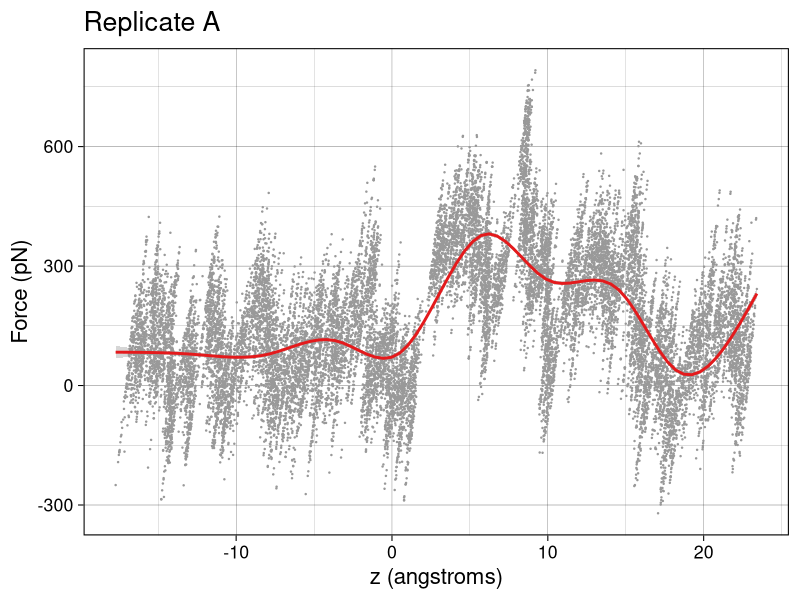
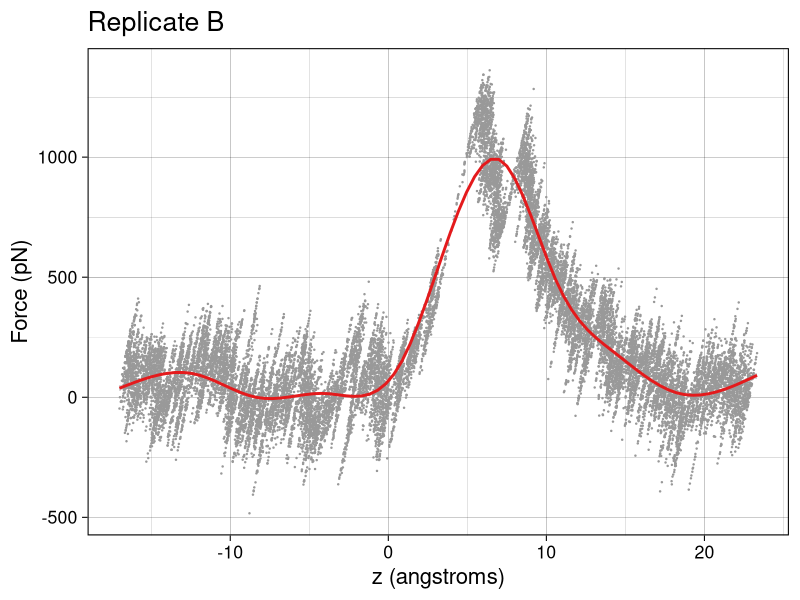
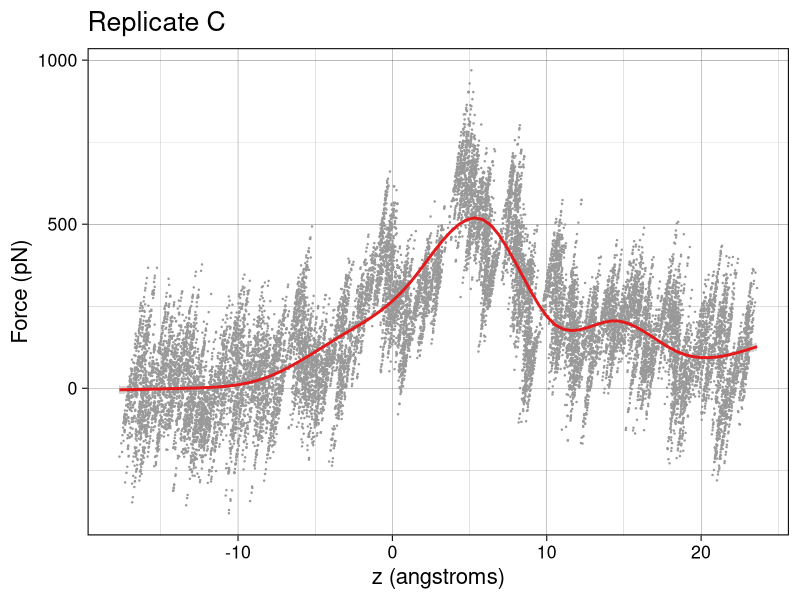
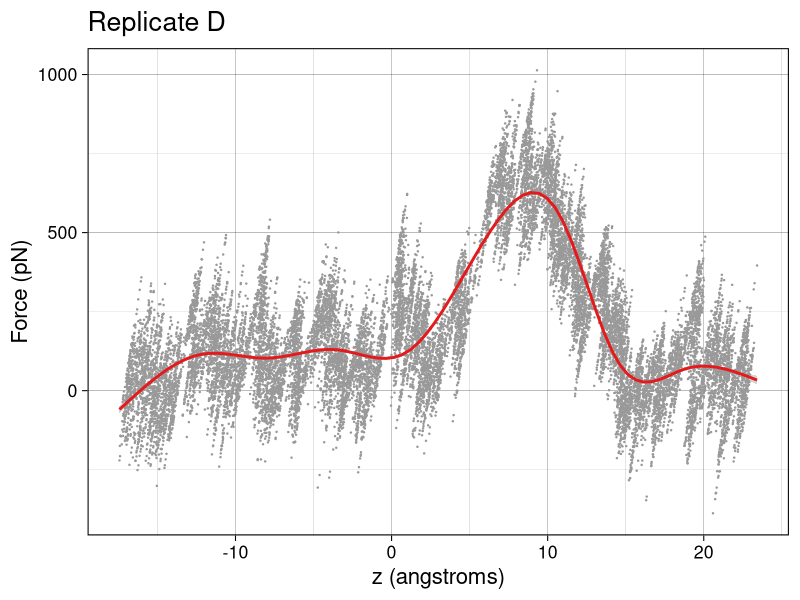
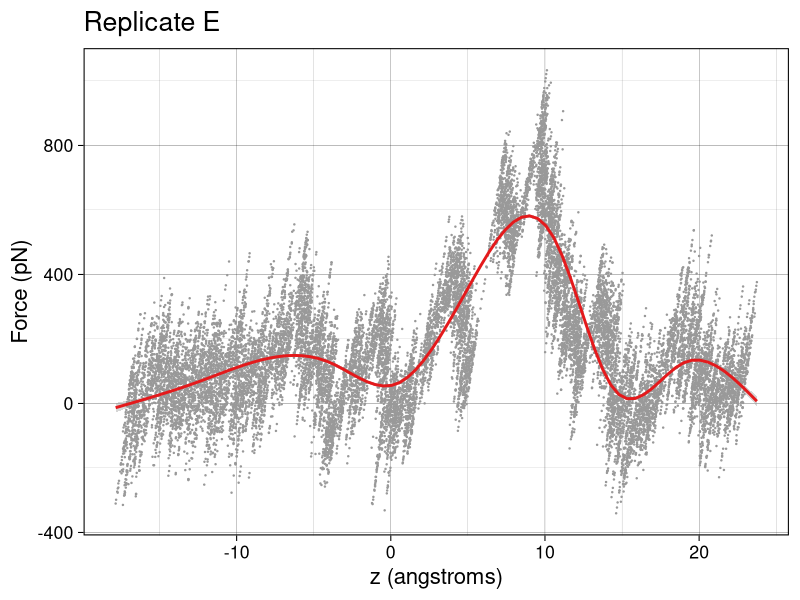

Here is the R script that generated these plots, in order:
library(ggplot2)

force.a <- read.delim("a.FvP.dat", sep=" ")
time.a <- read.delim("a.TvP.dat", sep=" ")
colnames(force.a) <- c("z", "Force")
colnames(time.a) <- c("Time", "z")

force.b <- read.delim("b.FvP.dat", sep=" ")
time.b <- read.delim("b.TvP.dat", sep=" ")
colnames(force.b) <- c("z", "Force")
colnames(time.b) <- c("Time", "z")

force.c <- read.delim("c.FvP.dat", sep=" ")
time.c <- read.delim("c.TvP.dat", sep=" ")
colnames(force.c) <- c("z", "Force")
colnames(time.c) <- c("Time", "z")

force.d <- read.delim("d.FvP.dat", sep=" ")
time.d <- read.delim("d.TvP.dat", sep=" ")
colnames(force.d) <- c("z", "Force")
colnames(time.d) <- c("Time", "z")

force.e <- read.delim("e.FvP.dat", sep=" ")
time.e <- read.delim("e.TvP.dat", sep=" ")
colnames(force.e) <- c("z", "Force")
colnames(time.e) <- c("Time", "z")

makeForcePlot <- function (data, file.name, title)
{
  png(filename = file.name,
      width = 6, height = 6,
      units = "in",
      res = 600)
  x <- ggplot(data, aes(x = z, y = Force)) +
    geom_point(size = 0.2, col = "#999999") + geom_smooth(col = "#e41a1c") +
    scale_color_brewer(palette = "Set1") +
    theme_linedraw(base_size = 16) +
    labs(title = title,
         x = "z (angstroms)",
         y = "Force (pN)")
  print(x)
  dev.off()
}

reps <- list(force.a, force.b, force.c, force.d, force.e)
repnames <- c("A", "B", "C", "D", "E")

for (i in 1:length(reps))
{
  y.loess <- loess(Force ~ z, span=0.1, reps[[i]])
  reps[[i]]$loess <- predict(y.loess, reps[[i]]$z)

  file.name <- paste("figs/", repnames[i],"_force.png",sep="")
  title <- paste("Replicate",repnames[i])
  makeForcePlot(reps[[i]], file.name, title)

}
